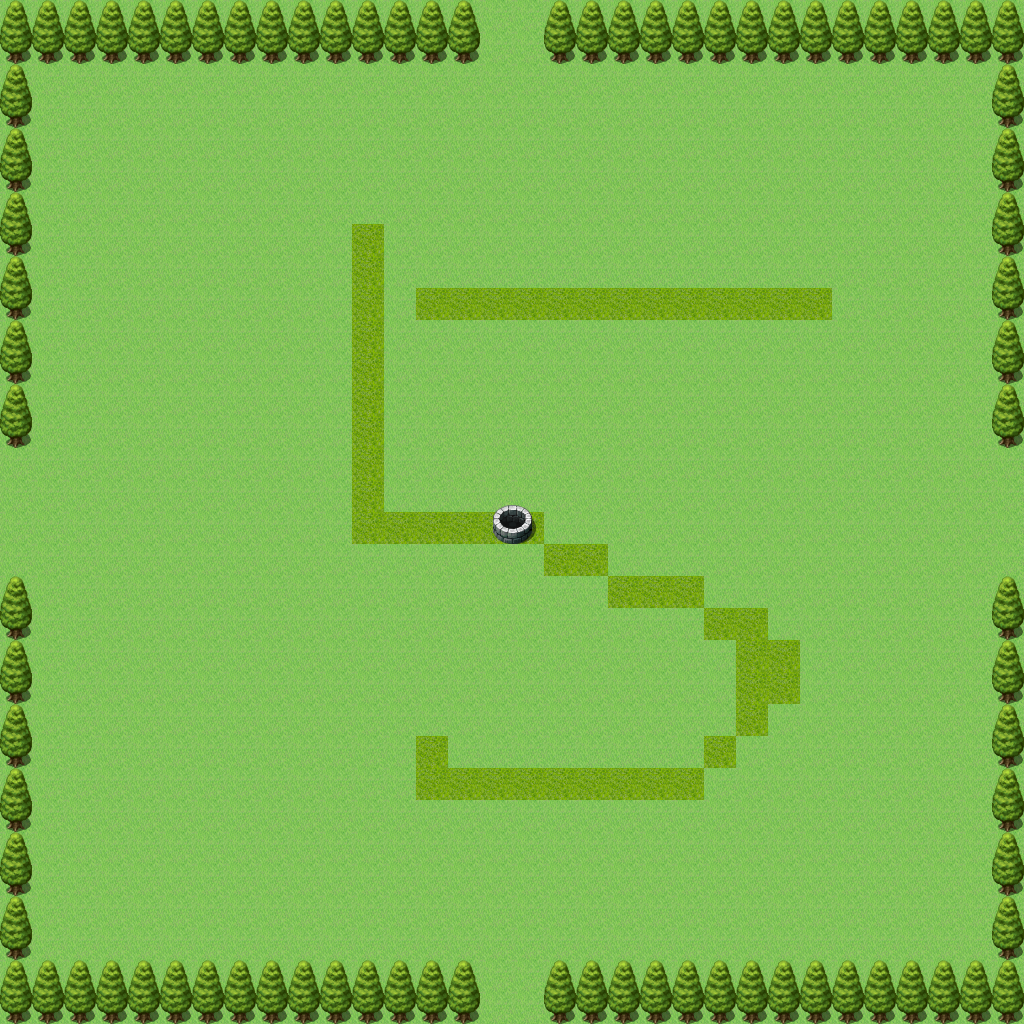

Tiled map render using the project's own tile images. Description and the map definition, with tile-layer contents summarised, below:
An orthogonal 32x32 tile map with 32x32 px tiles, 2 tile layers (Tile Layer 1, trees).

<map version="1.0" orientation="orthogonal" renderorder="right-down" width="32" height="32" tilewidth="32" tileheight="32" nextobjectid="3">
 <tileset firstgid="1" name="orthTileset" tilewidth="32" tileheight="32" tilecount="2016" columns="32">
  <image source="orthTileset.png" width="1024" height="2016" />
  <terraintypes>
   <terrain name="ground" tile="-1" />
  </terraintypes>
  <tile id="608" terrain=",0,0,0" />
  <tile id="609" terrain="0,,0,0" />
  <tile id="640" terrain="0,0,,0" />
  <tile id="641" terrain="0,0,0," />
 </tileset>
 <layer name="Tile Layer 1" width="32" height="32">
  <data>[1024 cells, 1024 non-empty, 2 distinct tile ids]</data>
 </layer>
 <layer name="trees" width="32" height="32">
  <data>[1024 cells, 172 non-empty, 6 distinct tile ids]</data>
 </layer>
</map>
